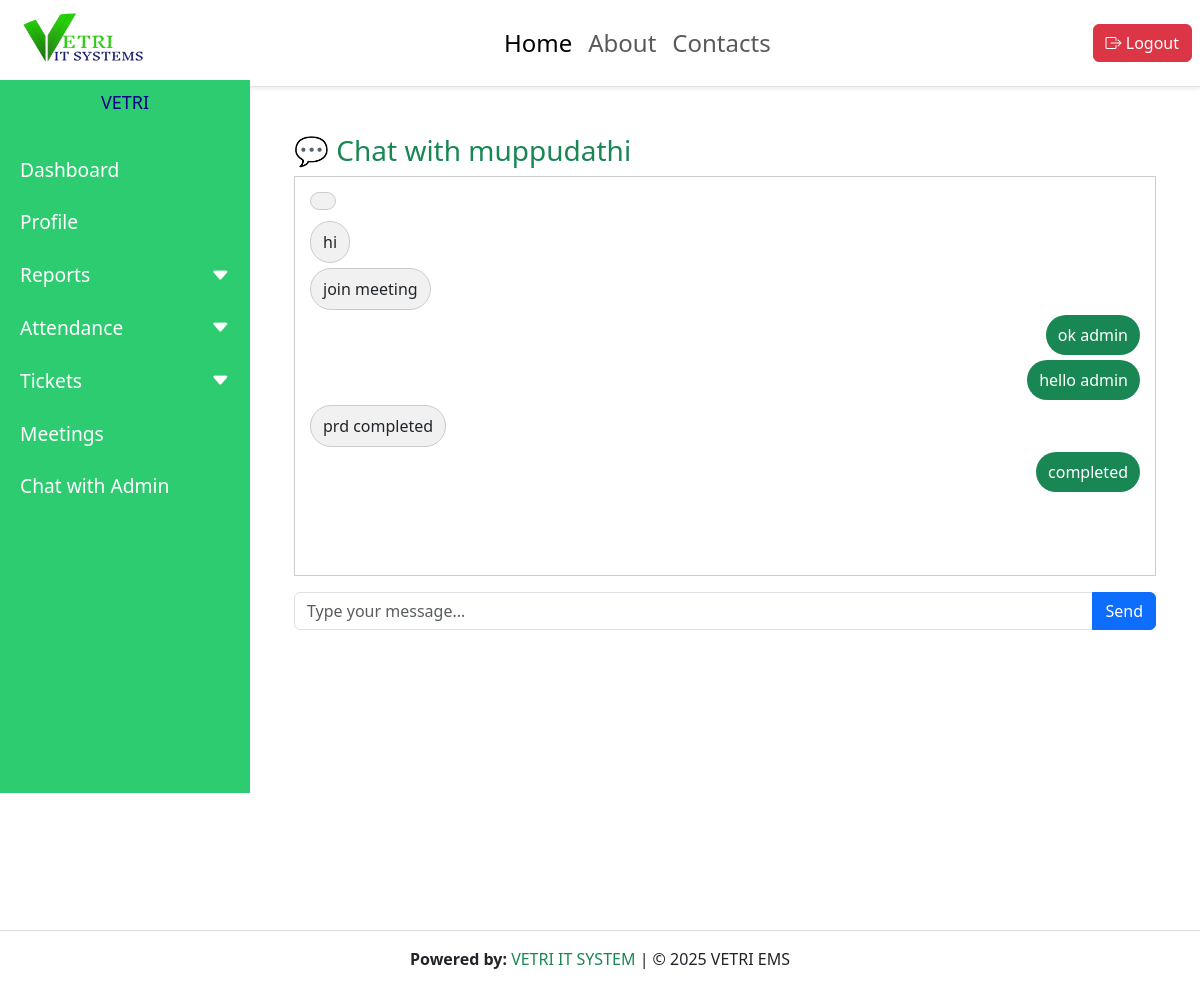
The page /chat/1/ (signed in) on the database its author committed.
### employees/models.py (models this page shows, shortened)
class ChatMessage(models.Model):
    sender = models.ForeignKey(User, on_delete=models.CASCADE, related_name="sent_messages")
    receiver = models.ForeignKey(User, on_delete=models.CASCADE, related_name="received_messages")
    message = models.TextField()
    timestamp = models.DateTimeField(default=timezone.now)

### employees/views.py (the view)
# urls.py: path('chat/<int:employee_id>/', views.chat_with_employee, name='chat_with_employee'),
def chat_with_employee(request, employee_id):
    employee = User.objects.get(id=employee_id)
    messages = ChatMessage.objects.filter(
        sender__in=[request.user, employee],
        receiver__in=[request.user, employee]
    ).order_by("timestamp")
    return render(request, "employees/chatbox.html", {
        "employee": employee,
        "messages": messages
    })

### employees/context_processors.py (called while the page is built)
def admin_id_processor(request):
    try:
        admin_user = User.objects.filter(is_superuser=True).first()
        return {'admin_id': admin_user.id if admin_user else None}
    except:
        return {'admin_id': None}

def unread_ticket_count(request):
    if request.user.is_authenticated and request.user.is_superuser:
        return {"unread_count": Ticket.objects.filter(is_read=False).count()}
    return {"unread_count": 0}

### employees/templates/employees/chatbox.html (shortened to what this page needs)
{% extends "base.html" %}
{% load static %}
{% block content %}
  <link href="https://cdn.jsdelivr.net/npm/bootstrap@5.3.0/dist/css/bootstrap.min.css" rel="stylesheet">
<div class="container p-4">
  <h3 class="text-success">💬 Chat with {{ employee.username }}</h3>
  <div id="chat-area">
    {% for msg in messages %}
      {% if msg.sender == request.user %}
        <div class="msg-sent">
          <span class="msg-text sent">{{ msg.message }}</span>
        </div>
      {% else %}
        <div class="msg-received">
          <span class="msg-text received">{{ msg.message }}</span>
        </div>
      {% endif %}
    {% endfor %}
  </div>
  <form id="chat-form" class="mt-3">
    <div class="input-group">
      <input type="text" id="message" class="form-control" placeholder="Type your message..." required>
      <button type="submit" class="btn btn-primary">Send</button>
    </div>
  </form>
</div>
{% endblock %}

### employees/static/css/style.css (style rules this page uses)
body { margin: 0; font-family: 'Poppins', sans-serif; background-color: #f8f9fa; overflow-x: hidden; }

### employees/templates/employees/chatbox.html (style rules this page uses)
#chat-area { height: 400px; overflow-y: scroll; background: #fff; border: 1px solid #ccc; padding: 15px; }
.msg-sent { text-align: right; }
.msg-received { text-align: left; }
.msg-text { display: inline-block; padding: 8px 12px; border-radius: 25px; margin-bottom: 5px; }
.sent { background-color: #198754; color: white; }
.received { background-color: #f1f1f1; border: 1px solid #ccc; }

### rows shown on the page
ChatMessage: message "hi"
ChatMessage: message "join meeting"
ChatMessage: message "ok admin"
ChatMessage: message "hello admin"
ChatMessage: message "prd completed"
ChatMessage: message "completed"

### other values the page prints
{{ employee.username }} "muppudathi"
